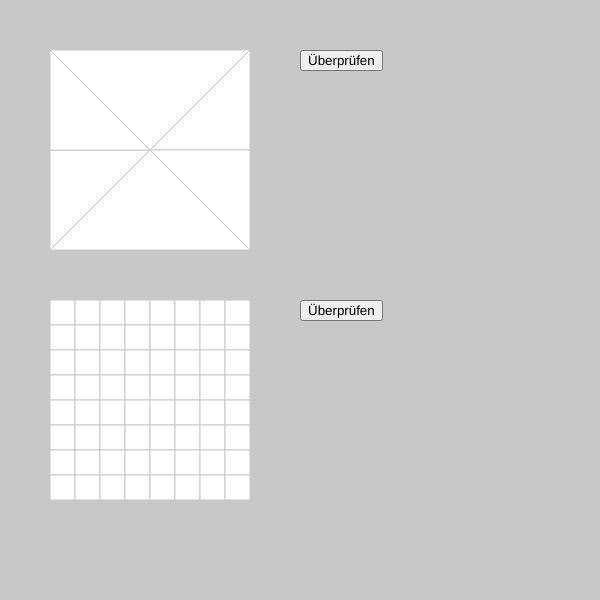
Frame 1 (no input)
Frame 60 (no input): identical to frame 1, image omitted
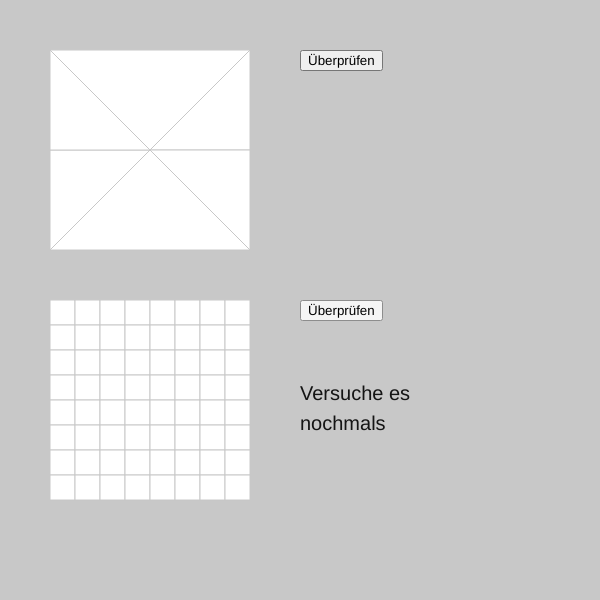
Frame 120 (the mouse pressed at the canvas centre since frame 60)

The p5.js sketch that drew these frames (run headless with seeded random() and noise() and a simulated clock; from frame 60 on, the mouse is pressed at the canvas centre):

// p5.js sketch
// ── sketch.js
/* 
Based on Dan Shiffman's video 6.7 p5.js clicking on objects
Code for video https://vimeo.com/channels/learningp5js/141919520
*/
//https://stackoverflow.com/questions/70202216/is-there-a-way-to-check-if-the-mouse-is-clicked-on-a-certain-element-in-p5-js
//https://editor.p5js.org/Kumu-Paul/sketches/kyu5SRqKp
//PiP problem: https://en.wikipedia.org/wiki/Point_in_polygon
//ternary operators: https://developer.mozilla.org/en-US/docs/Learn/JavaScript/Building_blocks/conditionals

//problem: it is not yet possible, to change the numbers of small squares 
// in a way that it still works fine.

// different sketches in one file with divs in html: 
// http://joemckaystudio.com/multisketches/

// not yet solved: hovering
// https://p5js.org/reference/#/p5/mouseIsPressed
// mouseOver?
// https://nycdoe-cs4all.github.io/units/2/lessons/lesson_2.2

var triangles = [];
var squares = [];
var squares_shift_x = 50;
var squares_shift_y = 300;

var square_edge = 200;

var rows = 8;
var factor = square_edge / rows;

var sum_blue1 = 0;
var sum_green1 = 0;
var sum_yellow1 = 0;

var sum_blue2 = 0;
var sum_green2 = 0;
var sum_yellow2 = 0;

var c_yellow = false;
var c_green = false;
var c_blue = false;
current_r = 255;
current_g = 255;
current_b = 255;
var checker_array = [[0,0,0],[0,0,0],[0,0,0],[0,0,0],[0,0,0],[0,0,0]];
var checker_array_s = [];
var color_code;

function setup() {
  cnv = createCanvas(600, 600);
  cnv.mouseOver(mousePressedAndHover);
  background(200);
  for (var i = 0; i < 6; i++) {
    triangles.push(new Triangle(i));
  }

  button1 = createButton('Überprüfen');
  button1.position(300, 50);

  button2 = createButton('Überprüfen');
  button2.position(300, 300);
  
  radio1 = createRadio();

  //.option([value], [contentLabel])
  //If 1 param, it's both content AND
  //value. Values treated as strings.
  radio1.option(1, "blue");
  radio1.option(2, "green");
  radio1.option(3, "yellow");

  radio1.selected("1"); //set init value

  for (var i = 0; i < rows; i++) {
    for (var j = 0; j < rows; j++){
    squares.push(new Square(i,j));    
    checker_array_s.push([0,0,0]);
    }
  }

  
}

function mouseClicked() {
  for (var i = 0; i < triangles.length; i++) {
    triangles[i].clicked(mouseX,mouseY);
  }

  for (var i = 0; i < squares.length; i++) {
    squares[i].clicked(mouseX,mouseY,i);
  }
}

function mousePressedAndHover() {
  /*for (var i = 0; i < triangles.length; i++) {
    triangles[i].clicked(mouseX,mouseY);
  }*/

  for (var i = 0; i < squares.length; i++) {
    squares[i].phovered(mouseX,mouseY,i);
  }
}

function draw() {
  switch (radio1.value()) {
    //radio value is always a string
    case "1":
      current_r = 100;
      current_g = 150;
      current_b = 255;
      color_code = 0;
      c_blue = true;
      c_green = false;
      c_yellow = false;
      break;
    case "2":
      current_r = 110;
      current_g = 180;
      current_b = 145;
      color_code = 1;
      c_green = true;
      c_yellow = false;
      c_blue = false;
      break;
    case "3":
      current_r = 250;
      current_g = 250;
      current_b = 110;
      color_code = 2;
      c_yellow = true;
      c_green = false;
      c_blue = false;
      break;
  }
  sum_blue1 = 0;
  sum_green1 = 0;
  sum_yellow1 = 0;
  sum_blue2 = 0;
  sum_green2 = 0;
  sum_yellow2 = 0;

  for (var i = 0; i < triangles.length; i++) {
    triangles[i].display();
    sum_blue1 = sum_blue1 + checker_array[i][0];
    sum_green1 = sum_green1 + checker_array[i][1]; 
    sum_yellow1 = sum_yellow1 + checker_array[i][2];   
    
  }

  for (var i = 0; i < pow(rows,2); i++) {
    squares[i].display();
    sum_blue2 = sum_blue2 + checker_array_s[i][0];
    sum_green2 = sum_green2 + checker_array_s[i][1]; 
    sum_yellow2 = sum_yellow2 + checker_array_s[i][2]; 
  }  

  button1.mousePressed(check_answer1);
  button2.mousePressed(check_answer2);

}

// Triangle class
function Triangle (num) {
  list_triangles = [[[50,250,150],[50,50,150],[2]],[[150,250,250],[150,50,150],[1]],[[150,250,250],[150,150,250],[1]],[[150,50,250],[150,250,250],[2]],[[50,150,50],[150,150,250],[1]],[[50,50,150],[50,150,150],[1]]];
  this.col = color(255,255,255);
  this.c = false;
  this.vert_x = [list_triangles[num][0][0],list_triangles[num][0][1],list_triangles[num][0][2]];
  this.vert_y = [list_triangles[num][1][0],list_triangles[num][1][1],list_triangles[num][1][2]];
  this.area_t = list_triangles[num][2][0];
  this.display = function() {
    stroke(200);
    
    beginShape();
    fill(this.col);
    for (var i = 0; i < 3; i++){
      vertex(this.vert_x[i],this.vert_y[i]);
    }
    endShape(CLOSE);
  }
  
  this.clicked = function(x,y) {
    this.count = 0;
    
    for (let i=0,j=2;i<3;j=i++) {
  
      if ((y > this.vert_y[i]) != (y > this.vert_y[j])) {
        this.slope = (this.vert_y[i]-this.vert_y[j])/(this.vert_x[i]-this.vert_x[j]);
        this.x_slope = this.vert_x[i] + ((y-this.vert_y[i])/this.slope);
        if ((x > this.x_slope)) {
          this.count = this.count + 1;
        }
      }
    }
    
    if (this.count == 1 && !this.c) {
      this.col = color(current_r,current_g,current_b);
      this.c = !this.c;
      checker_array[num][color_code] = this.area_t;
    }
    else if (this.count == 1 && this.c) {
      this.col = color(255, 255, 255);
      this.c = !this.c;
      checker_array[num] = [0,0,0];
    }
  }

}

// Square class
function Square (row, colmn) {

    this.col = color(255, 255, 255);
    this.c = false;
    this.area_s = 1;

    this.display = function () {
      stroke(200);

      beginShape();
      fill(this.col);
      this.vert_x1 = squares_shift_x + colmn * factor;
      this.vert_x2 = squares_shift_x + (colmn + 1) * factor;
      this.vert_y1 = squares_shift_y + row * factor;
      this.vert_y2 = squares_shift_y + (row + 1) * factor;

      vertex(this.vert_x1, this.vert_y1);
      vertex(this.vert_x2, this.vert_y1);
      vertex(this.vert_x2, this.vert_y2);
      vertex(this.vert_x1, this.vert_y2);
      endShape(CLOSE);

    };

    //check if clicked position is within square 
    this.clicked = function (x, y, num_s) {
      
      if ((x > this.vert_x1) && (x < this.vert_x2) && (y >= this.vert_y1) && (y <= this.vert_y2)) {

      if (!this.c) {
        this.col = color(current_r, current_g, current_b);
        this.c = !this.c;
        checker_array_s[num_s][color_code] = this.area_s;
      }
      else if (this.c) {
        this.col = color(255, 255, 255);
        this.c = !this.c;
        checker_array_s[num_s] = [0,0,0];
      }
    }
  }

  this.phovered = function (x, y, num_s) {
      
    if ((x > this.vert_x1) && (x < this.vert_x2) && (y >= this.vert_y1) && (y <= this.vert_y2)) {

    if (!this.c) {
      this.col = color(current_r, current_g, current_b);
      this.c = !this.c;
      checker_array_s[num_s][color_code] = this.area_s;
    }
    else if (this.c) {
      this.col = color(255, 255, 255);
      this.c = !this.c;
      checker_array_s[num_s] = [0,0,0];
    }
  }
}
}


function check_answer1() {
  background(200);
  textSize(20);

  if (sum_blue1 == 4 && sum_green1 == 2 && sum_yellow1 == 1){
    noStroke;
    fill(255, 102, 153);
    text('Richtig', 300, 200);
  }
  else {
    noStroke;
    fill(20, 20, 20);
    text('Versuche es', 300, 200);
    text('nochmals', 300, 230);
  }
  
}

function check_answer2() {
  background(200);
  textSize(20);

  if (sum_blue2/pow(rows,2) == 0.5 && sum_green2/pow(rows,2) == 0.25 && sum_yellow2/pow(rows,2) == 0.125){
    noStroke;
    fill(255, 102, 153);
    text('Richtig', 300, 400);
  }
  else {
    noStroke;
    fill(20, 20, 20);
    text('Versuche es', 300, 400);
    text('nochmals', 300, 430);
    print(checker_array_s);
  }
  
}
